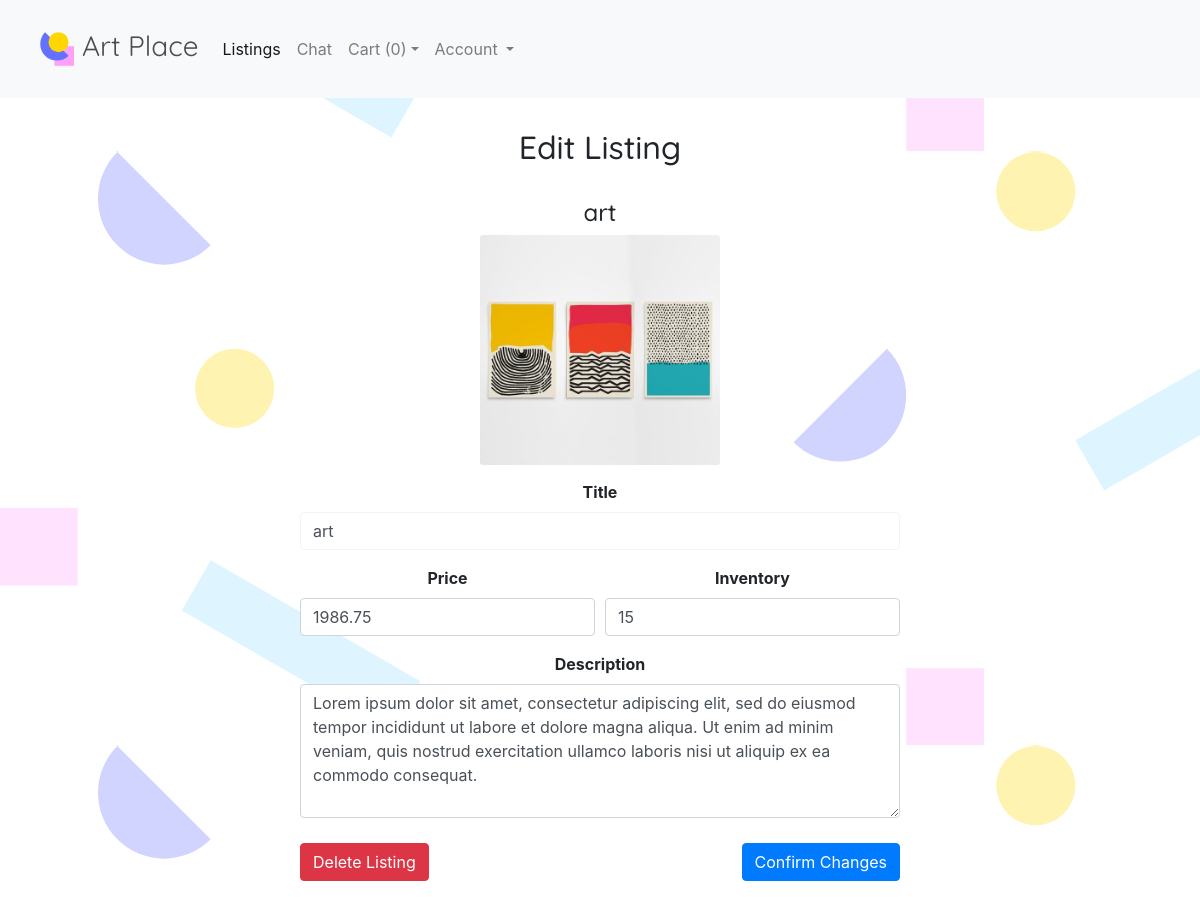
The page /listing/edit/36 (signed in) on the database as committed earlier.
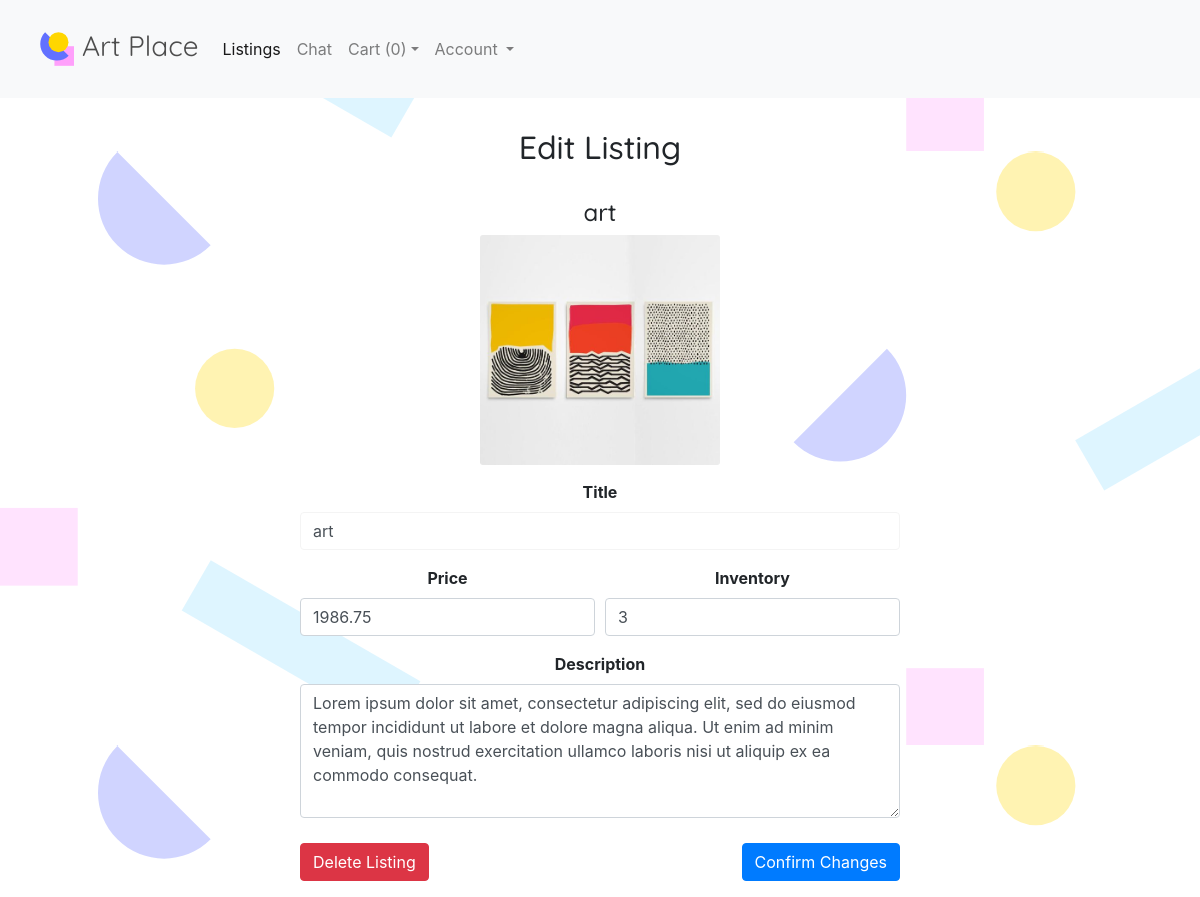
The same page on the database as committed later.
### listing/models.py (models this page shows, shortened)
class Listing(models.Model):
    author = models.ForeignKey(settings.AUTH_USER_MODEL, on_delete=models.CASCADE)
    title = models.CharField(max_length=256)
    file_path = models.CharField(max_length=256, null=True)
    text = models.TextField()
    price = models.DecimalField(max_digits=8, decimal_places=2, null=True)
    inventory = models.IntegerField(null=True)
    publish_date = models.DateTimeField(default=timezone.now)
    edit_date = models.DateTimeField(blank=True, null=True)

### listing/views.py (the view)
# urls.py: path('listing/edit/<int:listing_id>', views.edit_listing, name='edit_listing')
@login_required
def edit_listing(request, listing_id=None):
    if request.method == "POST":
        context = {}
        form = ListingForm(request.POST)
        context['form'] = form
        if form.is_valid():
            article = Listing.objects.get(id=listing_id)
            if 'edit' in request.POST and request.user == article.author:
                listing = ListingForm(request.POST, instance=article)
                listing.save(commit=False)
                listing.save()
            elif 'delete' in request.POST and request.user == article.author:
                article = Listing.objects.get(id=listing_id)
                article.delete()
            return redirect('/')
    else:
        listings = Listing.objects.filter(id=listing_id)
        if not listings:
            return HttpResponseNotFound('<h3>Page not found.</h3>')
        listing = listings[0]
        context = {'listing': listing}
        context['user'] = request.user
    return render(request, 'listing/edit_listing.html', context)

### listing/templates/listing/edit_listing.html (shortened to what this page needs)
{% load static %}
{% include "finalApp/header.html" %}
{% if user == listing.author %}
<center>
<h2>Edit Listing</h2>
<div class="listing-content">
<h4>{{listing.title}}</h4>
<div style="margin-bottom: 15px; width: 40%">
 <img src="{% static 'images/'|add:listing.file_path %}" class="img-responsive center-img card-img" alt="...">
</div>
<form action="" method="post" enctype="multipart/form-data">
  <div class="form-group">
    <label for="title"><b>Title</b></label>
    <input type="text" class="form-control"id="title" value="{{listing.title}}" name="title">
  </div>
  <div class="form-group">
    <div class="form-row">
      <div class="col-md-6">
        <label for="price"><b>Price</b></label>
        <input type="number" class="form-control" id="price" value="{{listing.price}}" name="price">
      </div>
      <div class="col-md-6">
        <label for="inventory"><b>Inventory</b></label>
        <input type="number" class="form-control" id="inventory" value="{{listing.inventory}}" name="inventory">
      </div>
    </div>
  </div>
  <div class="form-group">
    <label for="text"><b>Description</b></label>
    <textarea class="form-control" id="text" name="text" rows="5">{{listing.text}}</textarea>
  </div>
  <div class="option-buttons">
    <button type="submit" onclick="return confirm('Are you sure you want to delete this Listing?')" name="delete" class="btn btn-danger">Delete Listing</button>
    <button type="submit" name="edit" class="btn btn-primary">Confirm Changes</button>
  </div>
</form>
</div>
</center>
{% else %}
<center><h4>You do not have permission to edit this Listing</h4></center>
{% endif %}

Rows that differ between the two databases and show on the page:
changed Listing "art": inventory "15" → "3"
